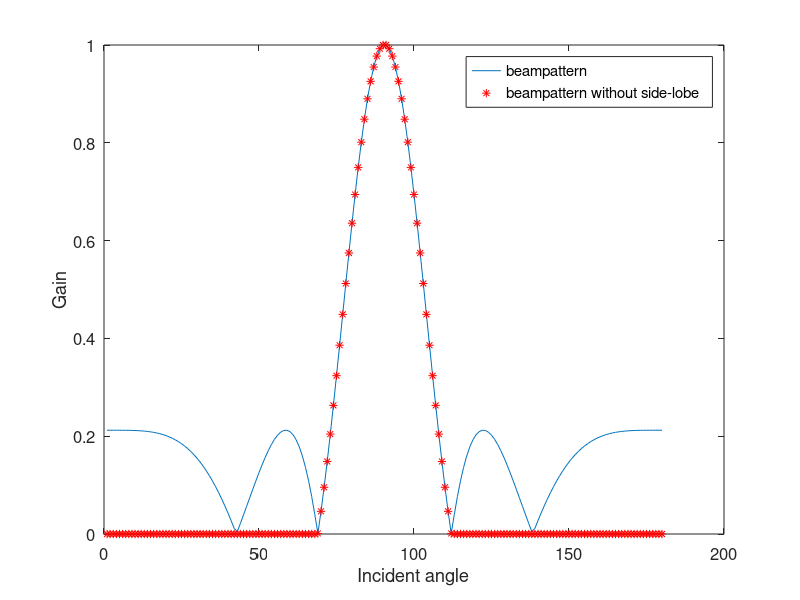
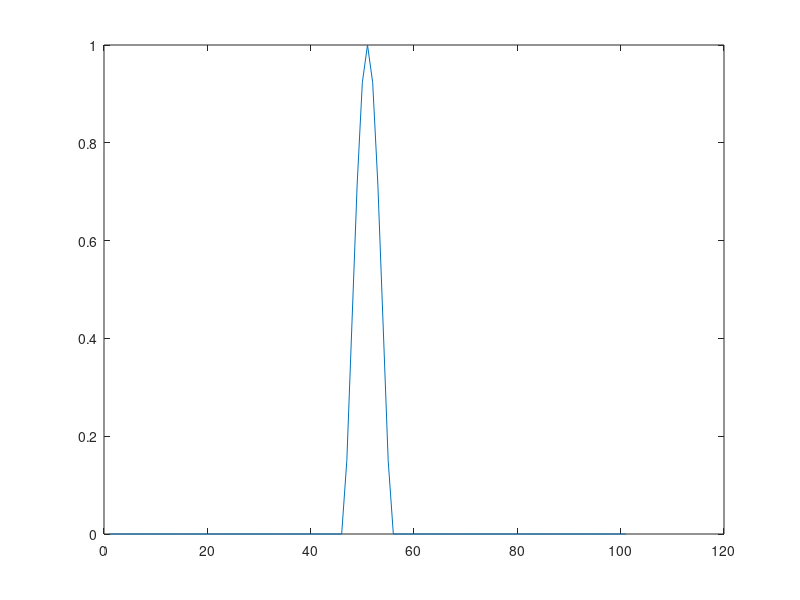
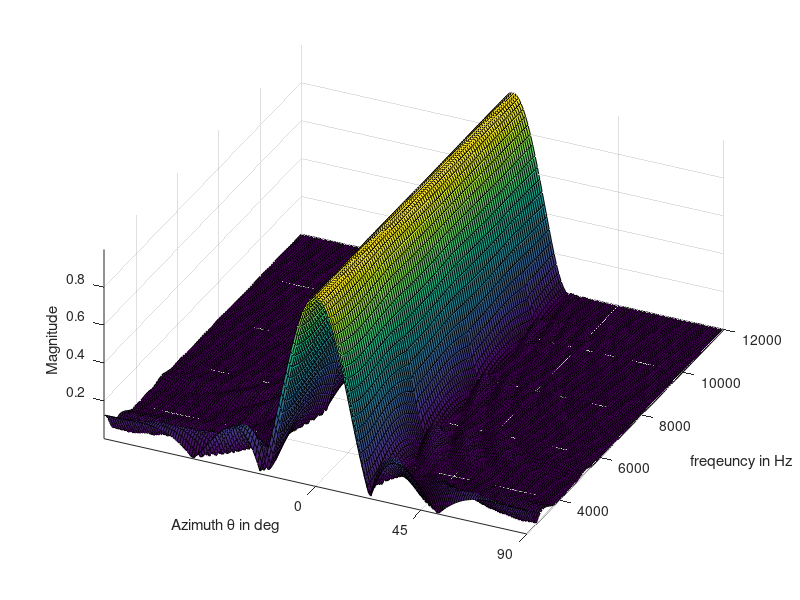

MATLAB code to generate these figures, in order:
clear;
clc;
Nfft = 256;               % FFT length used to implement FFT filterbank
Nfh = Nfft/2+1;           % number of frequency points in [0,Fs/2]
Fs = 24000;
Fsh = Fs/2;
fl = 2400;                 % lower and upper cutoff frequencies of filterbank
fu = 12000;
klow = round(fl/Fsh*Nfh);
kup = round(fu/Fsh*Nfh);
f = Fsh/Nfh*(klow:kup)';  % frequencies used to compute T and W
Nf = length(f);
N = 101;                   % number of microphone
dH = 0.0282/8;            % minimum sensor distance in m
gamma = 1;
numCluster = 5;
numPrsnt = 2;


c = 340;                 % speed of sound in m/s
f_test = 2000;

x_map = zeros(N,Nf);
n = -(N-1)/2:(N-1)/2;

x_array = n*dH;
theta = linspace(-pi/2, pi/2, 180); % discrete Theta angle 
Ntheta = length(theta);


BP = 0.0307*exp(-1j*3*pi*sin(theta)) + 0.2028*exp(-1j*2*pi*sin(theta)) + ...
    0.1663*exp(-1j*1*pi*sin(theta)) + ...
    0.2004*exp(-1j*0*pi*sin(theta)) + ...
    0.1663*exp(1j*1*pi*sin(theta)) + ...
    0.2028*exp(1j*2*pi*sin(theta)) + ...
    0.0307*exp(1j*3*pi*sin(theta));
BP = BP/max(abs(BP));
BP_ML = zeros(1,length(BP));
BP_ML(69:112) = BP(69:112); 
figure();

plot(abs(BP));

hold on 
plot(abs(BP_ML),'*r');
ylabel('Gain');
xlabel('Incident angle');
set(gcf,'color','w');
legend('beampattern','beampattern without side-lobe');
set(gca,'FontSize', 12);
BP = BP_ML;
%%
FI = zeros(Ntheta,Nf);
figure()

for i=1:Nf
    
  Br = zeros(N,1);  
  Rc = (f(i)*N*dH/c);
  %f(i) = Rc*c/N/dH;
  x_points = Rc*cos(theta);
  %boudary  = find(abs(n)<= Rc  );
  %outside  = find(abs(n)> Rc  );
  boudary = find(abs(n)<= Rc*sind(90-69)  );
  outside  = find(abs(n)> Rc*sind(90-69)  );
  thetaS = asin(n(boudary)/Rc);
  

  % reference beam-pattern
  Br(boudary)= 0.0307*exp(-1j*3*pi*sin(thetaS)) + ...
    0.2028*exp(-1j*2*pi*sin(thetaS)) + ...
    0.1663*exp(-1j*1*pi*sin(thetaS)) + ...
    0.2004*exp(-1j*0*pi*sin(thetaS)) + ...
    0.1663*exp(1j*1*pi*sin(thetaS)) + ...
    0.2028*exp(1j*2*pi*sin(thetaS)) + ...
    0.0307*exp(1j*3*pi*sin(thetaS));
   %Br(outside)= abs(Br(boudary(end)));
   Br(boudary) = Br(boudary)/max(Br(boudary));

    
   % animation plot
   plot(abs(Br)) 
   temp = fftshift(Br(end:-1:1));
   h = fftshift(ifft(temp(end:-1:1))); 
    %   MagMax = max(abs(h));
    %   idxZero = find (abs(h)<0.05*MagMax);
    %   h(idxZero) = 0;
   x_map(:,i) = h;
  
  
  %hold on
  pause(0.01)
  
  %beam plot
  beta = 2*pi*f(i)/c;             % wave number
  D = exp(1j*beta*x_array(ones(1,Ntheta),:).*sin(theta(ones(N,1),:))');
  FI(:,i) = (D*(h));     
end
%%
pos = [0.5 0.5 0.4 0.4];

figure('numbertitle','off','name','beam pattern of full array',...
      'Units','normal','Position',pos);
surf(180/pi*theta,f,abs(FI)');
axis tight
set(gca,'XTick',[0 45 90 135 180]);
view([25,50]);
xlabel('Azimuth \theta in deg');
ylabel('freqeuncy in Hz');
zlabel('Magnitude');
grid on
set(gcf,'color','w');


